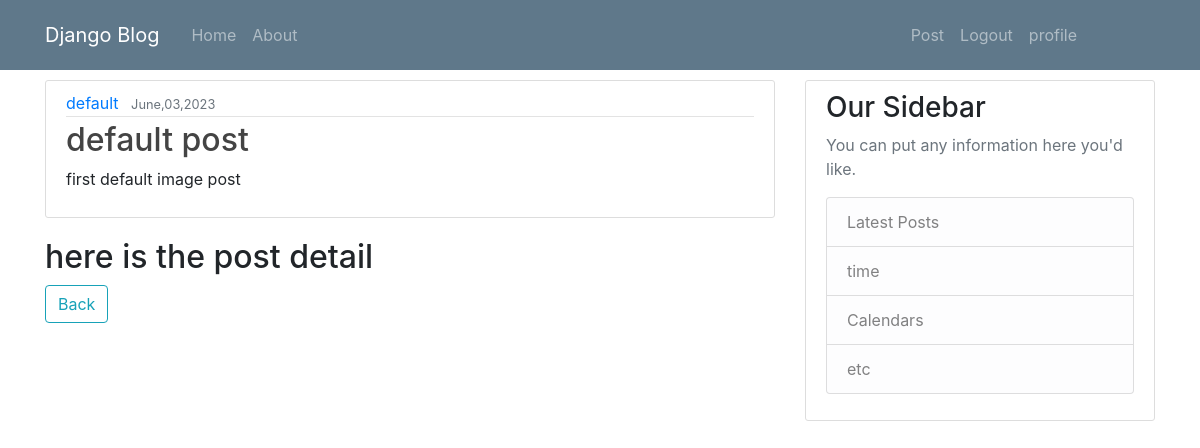
Page /post/83/ (signed in) on the committed database.
### blog/models.py (models this page shows, shortened)
class post(models.Model):
    title = models.CharField(max_length=100)
    content = models.TextField()
    image = models.ImageField(null=True)
    date_posted = models.DateTimeField(default=timezone.now)
    auther = models.ForeignKey(User,on_delete=models.CASCADE)

### blog/views.py (the view)
# urls.py: path('post/<int:pk>/',PostDetailView.as_view(), name='post_detail'),
class PostDetailView(DetailView):
    model = post

### blog/templates/blog/post_detail.html (shortened to what this page needs)
{%extends "blog/base.html" %}
{% block content%}
<article class="media content-section">
    <div class="media-body">
      <div class="article-metadata">
        <a class="mr-2" href="{% url 'user_posts' object.auther.username%}">{{ object.auther }}</a>
        <small class="text-muted">{{ object.date_posted|date:"F,d,Y"}}</small>
      </div>
      <h2 class="article-title">{{object.title }}</h2>
      <p class="article-content">{{ object.content }}</p>
    </div>
  </article>
  <div >
      <h2 >here is the post detail</h2>
      <a class = "btn btn-outline-info" href="{{request.META.HTTP_REFERER}}">Back</a>
  </div>
{%endblock content%}

### blog/static/blog/main.css (style rules this page uses)
body { background: #fafafa; color: #333333; margin-top: 5rem; }
h1, h2, h3, h4, h5, h6 { color: #444444; }
.content-section { background: #ffffff; padding: 10px 20px; border: 1px solid #dddddd; border-radius: 3px; margin-bottom: 20px; }
.article-title { color: #444444; }
.article-content { white-space: pre-line; }
.article-metadata { padding-bottom: 1px; margin-bottom: 4px; border-bottom: 1px solid #e3e3e3 }

### rows in the picture
post: auther "default", date_posted "June,03,2023", title "default post", content "first default image post"
